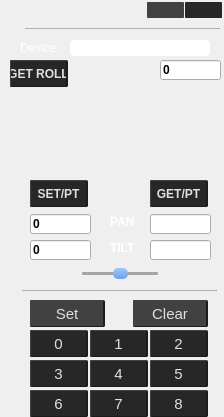
<?xml version="1.0" encoding="UTF-8"?>
<ui version="4.0">
 <class>WinRight</class>
 <widget class="QWidget" name="WinRight">
  <property name="geometry">
   <rect>
    <x>0</x>
    <y>0</y>
    <width>224</width>
    <height>417</height>
   </rect>
  </property>
  <property name="font">
   <font>
    <family>Arial</family>
    <weight>75</weight>
    <bold>true</bold>
   </font>
  </property>
  <property name="windowTitle">
   <string>Form</string>
  </property>
  <property name="styleSheet">
   <string notr="true">QWidget#WinRight{
	border-image: url(:/image/background/mainwin.png);
}
QPushButton:enabled{
	color: rgb(116, 114, 114);
	background-color: rgb(39, 39, 39);
	border:1px solid #424242;
	border-radius:1px;
	border-bottom:1px solid rgb(27, 27, 27);
	border-right:2px solid #1c1c1c;
}
QPushButton:!enabled{
	background-color: rgb(88, 88, 88);
}

QPushButton:checked{
color: rgb(226, 222, 222);
background-color: rgb(65, 65, 65);
}
QPushButton::hover{
	background-color: rgb(54, 54, 54);
}




QLine{
	background-color: rgb(154, 154, 154);
}

/*-------------------------滑动条部分--------------------*/
QSlider::groove:horizontal{
	border: 1px;
	height: 3px; 
	position: absolute;
	border-radius :1px;
	margin: 1px 0;
	left: 2px; right: 2px;
	background-color: rgb(164, 164, 164);
}
/*滑动手柄部分*/
QSlider::handle:horizontal:enabled{
	background: qlineargradient(x1:0, y1:0, x2:0, y2:1, stop:0 #a4c4f8, stop:1 #68a3ed);
    border: 1px;
    width: 15px;
    height: 10px;
    margin: -4px -1;
    border-radius: 5px;
}

QSlider::handle:horizontal:!enabled{
background: qlineargradient(x1:0, y1:0, x2:0, y2:1, stop:0 #cccccc, stop:1 #bfbfbf);
    border: 1px;
    width: 15px;
    height: 10px;
    margin: -4px -1;
    border-radius: 5px;
}

</string>
  </property>
  <widget class="QPushButton" name="BT_Close">
   <property name="geometry">
    <rect>
     <x>185</x>
     <y>2</y>
     <width>37</width>
     <height>16</height>
    </rect>
   </property>
   <property name="font">
    <font>
     <family>Arial</family>
     <pointsize>10</pointsize>
     <weight>50</weight>
     <bold>false</bold>
    </font>
   </property>
   <property name="styleSheet">
    <string notr="true">border-image: url(:/image/icon/close.png);
border:0px;</string>
   </property>
   <property name="text">
    <string/>
   </property>
  </widget>
  <widget class="QPushButton" name="BT_Top">
   <property name="geometry">
    <rect>
     <x>147</x>
     <y>2</y>
     <width>37</width>
     <height>16</height>
    </rect>
   </property>
   <property name="font">
    <font>
     <family>Arial</family>
     <pointsize>10</pointsize>
     <weight>50</weight>
     <bold>false</bold>
    </font>
   </property>
   <property name="styleSheet">
    <string notr="true">QPushButton{
border-image: url(:/image/icon/arrow_up.png);
border:0px;
}
QPushButton:selected{
	background-color: rgb(255, 255, 255);
}

/*
	border:1px solid #424242;
	border-radius:1px;
	
	border-bottom:1px solid rgb(27, 27, 27);
	border-right:2px solid #1c1c1c;
**/</string>
   </property>
   <property name="text">
    <string/>
   </property>
   <property name="checkable">
    <bool>true</bool>
   </property>
   <property name="checked">
    <bool>true</bool>
   </property>
  </widget>
  <widget class="Line" name="line">
   <property name="geometry">
    <rect>
     <x>25</x>
     <y>28</y>
     <width>195</width>
     <height>1</height>
    </rect>
   </property>
   <property name="font">
    <font>
     <family>Arial</family>
     <pointsize>10</pointsize>
     <weight>50</weight>
     <bold>false</bold>
    </font>
   </property>
   <property name="styleSheet">
    <string notr="true">	background-color: rgb(154, 154, 154);
</string>
   </property>
   <property name="orientation">
    <enum>Qt::Horizontal</enum>
   </property>
  </widget>
  <widget class="QLabel" name="label">
   <property name="geometry">
    <rect>
     <x>70</x>
     <y>85</y>
     <width>101</width>
     <height>101</height>
    </rect>
   </property>
   <property name="font">
    <font>
     <family>Arial</family>
     <pointsize>10</pointsize>
     <weight>50</weight>
     <bold>false</bold>
    </font>
   </property>
   <property name="styleSheet">
    <string notr="true">border-image: url(:/image/icon/position.png);</string>
   </property>
   <property name="text">
    <string/>
   </property>
  </widget>
  <widget class="QSlider" name="Slider_Zoom">
   <property name="geometry">
    <rect>
     <x>80</x>
     <y>265</y>
     <width>80</width>
     <height>16</height>
    </rect>
   </property>
   <property name="maximum">
    <number>14</number>
   </property>
   <property name="singleStep">
    <number>0</number>
   </property>
   <property name="pageStep">
    <number>0</number>
   </property>
   <property name="value">
    <number>7</number>
   </property>
   <property name="orientation">
    <enum>Qt::Horizontal</enum>
   </property>
  </widget>
  <widget class="Line" name="line_2">
   <property name="geometry">
    <rect>
     <x>22</x>
     <y>290</y>
     <width>195</width>
     <height>1</height>
    </rect>
   </property>
   <property name="font">
    <font>
     <family>Arial</family>
     <pointsize>10</pointsize>
     <weight>50</weight>
     <bold>false</bold>
    </font>
   </property>
   <property name="styleSheet">
    <string notr="true">	background-color: rgb(154, 154, 154);
</string>
   </property>
   <property name="orientation">
    <enum>Qt::Horizontal</enum>
   </property>
  </widget>
  <widget class="QPushButton" name="BT_0">
   <property name="geometry">
    <rect>
     <x>30</x>
     <y>330</y>
     <width>58</width>
     <height>27</height>
    </rect>
   </property>
   <property name="font">
    <font>
     <family>Arial</family>
     <pointsize>11</pointsize>
     <weight>50</weight>
     <bold>false</bold>
    </font>
   </property>
   <property name="styleSheet">
    <string notr="true">color: rgb(226, 222, 222);</string>
   </property>
   <property name="text">
    <string>0</string>
   </property>
   <property name="checkable">
    <bool>false</bool>
   </property>
  </widget>
  <widget class="QPushButton" name="BT_1">
   <property name="enabled">
    <bool>true</bool>
   </property>
   <property name="geometry">
    <rect>
     <x>90</x>
     <y>330</y>
     <width>58</width>
     <height>27</height>
    </rect>
   </property>
   <property name="font">
    <font>
     <family>Arial</family>
     <pointsize>11</pointsize>
     <weight>50</weight>
     <bold>false</bold>
    </font>
   </property>
   <property name="styleSheet">
    <string notr="true">color: rgb(226, 222, 222);</string>
   </property>
   <property name="text">
    <string>1</string>
   </property>
   <property name="checkable">
    <bool>false</bool>
   </property>
  </widget>
  <widget class="QPushButton" name="BT_2">
   <property name="geometry">
    <rect>
     <x>150</x>
     <y>330</y>
     <width>58</width>
     <height>27</height>
    </rect>
   </property>
   <property name="font">
    <font>
     <family>Arial</family>
     <pointsize>11</pointsize>
     <weight>50</weight>
     <bold>false</bold>
    </font>
   </property>
   <property name="styleSheet">
    <string notr="true">color: rgb(226, 222, 222);</string>
   </property>
   <property name="text">
    <string>2</string>
   </property>
   <property name="checkable">
    <bool>false</bool>
   </property>
  </widget>
  <widget class="QPushButton" name="BT_5">
   <property name="geometry">
    <rect>
     <x>150</x>
     <y>360</y>
     <width>58</width>
     <height>27</height>
    </rect>
   </property>
   <property name="font">
    <font>
     <family>Arial</family>
     <pointsize>11</pointsize>
     <weight>50</weight>
     <bold>false</bold>
    </font>
   </property>
   <property name="styleSheet">
    <string notr="true">color: rgb(226, 222, 222);</string>
   </property>
   <property name="text">
    <string>5</string>
   </property>
   <property name="checkable">
    <bool>false</bool>
   </property>
  </widget>
  <widget class="QPushButton" name="BT_4">
   <property name="geometry">
    <rect>
     <x>90</x>
     <y>360</y>
     <width>58</width>
     <height>27</height>
    </rect>
   </property>
   <property name="font">
    <font>
     <family>Arial</family>
     <pointsize>11</pointsize>
     <weight>50</weight>
     <bold>false</bold>
    </font>
   </property>
   <property name="styleSheet">
    <string notr="true">color: rgb(226, 222, 222);</string>
   </property>
   <property name="text">
    <string>4</string>
   </property>
   <property name="checkable">
    <bool>false</bool>
   </property>
  </widget>
  <widget class="QPushButton" name="BT_7">
   <property name="geometry">
    <rect>
     <x>90</x>
     <y>390</y>
     <width>58</width>
     <height>27</height>
    </rect>
   </property>
   <property name="font">
    <font>
     <family>Arial</family>
     <pointsize>11</pointsize>
     <weight>50</weight>
     <bold>false</bold>
    </font>
   </property>
   <property name="styleSheet">
    <string notr="true">color: rgb(226, 222, 222);</string>
   </property>
   <property name="text">
    <string>7</string>
   </property>
   <property name="checkable">
    <bool>false</bool>
   </property>
  </widget>
  <widget class="QPushButton" name="BT_8">
   <property name="geometry">
    <rect>
     <x>150</x>
     <y>390</y>
     <width>58</width>
     <height>27</height>
    </rect>
   </property>
   <property name="font">
    <font>
     <family>Arial</family>
     <pointsize>11</pointsize>
     <weight>50</weight>
     <bold>false</bold>
    </font>
   </property>
   <property name="styleSheet">
    <string notr="true">color: rgb(226, 222, 222);</string>
   </property>
   <property name="text">
    <string>8</string>
   </property>
   <property name="checkable">
    <bool>false</bool>
   </property>
  </widget>
  <widget class="QPushButton" name="BT_6">
   <property name="geometry">
    <rect>
     <x>30</x>
     <y>390</y>
     <width>58</width>
     <height>27</height>
    </rect>
   </property>
   <property name="font">
    <font>
     <family>Arial</family>
     <pointsize>11</pointsize>
     <weight>50</weight>
     <bold>false</bold>
    </font>
   </property>
   <property name="styleSheet">
    <string notr="true">color: rgb(226, 222, 222);</string>
   </property>
   <property name="text">
    <string>6</string>
   </property>
   <property name="checkable">
    <bool>false</bool>
   </property>
  </widget>
  <widget class="QPushButton" name="BT_3">
   <property name="geometry">
    <rect>
     <x>30</x>
     <y>360</y>
     <width>58</width>
     <height>27</height>
    </rect>
   </property>
   <property name="font">
    <font>
     <family>Arial</family>
     <pointsize>11</pointsize>
     <weight>50</weight>
     <bold>false</bold>
    </font>
   </property>
   <property name="styleSheet">
    <string notr="true">color: rgb(226, 222, 222);</string>
   </property>
   <property name="text">
    <string>3</string>
   </property>
   <property name="checkable">
    <bool>false</bool>
   </property>
  </widget>
  <widget class="QToolButton" name="toolButton">
   <property name="geometry">
    <rect>
     <x>-5</x>
     <y>0</y>
     <width>30</width>
     <height>417</height>
    </rect>
   </property>
   <property name="styleSheet">
    <string notr="true">border:0px;
border-image: url(:/image/icon/line.png);</string>
   </property>
   <property name="text">
    <string/>
   </property>
   <property name="icon">
    <iconset resource="image.qrc">
     <normaloff>:/image/icon/arrow_left.png</normaloff>:/image/icon/arrow_left.png</iconset>
   </property>
   <property name="iconSize">
    <size>
     <width>20</width>
     <height>20</height>
    </size>
   </property>
   <property name="checkable">
    <bool>false</bool>
   </property>
  </widget>
  <widget class="QLabel" name="label_2">
   <property name="geometry">
    <rect>
     <x>50</x>
     <y>265</y>
     <width>16</width>
     <height>16</height>
    </rect>
   </property>
   <property name="styleSheet">
    <string notr="true">image: url(:/image/icon/6.png);</string>
   </property>
   <property name="text">
    <string/>
   </property>
  </widget>
  <widget class="QLabel" name="label_3">
   <property name="geometry">
    <rect>
     <x>70</x>
     <y>270</y>
     <width>6</width>
     <height>7</height>
    </rect>
   </property>
   <property name="styleSheet">
    <string notr="true">image: url(:/image/icon/redue.png);</string>
   </property>
   <property name="text">
    <string/>
   </property>
  </widget>
  <widget class="QLabel" name="label_6">
   <property name="geometry">
    <rect>
     <x>165</x>
     <y>265</y>
     <width>16</width>
     <height>16</height>
    </rect>
   </property>
   <property name="styleSheet">
    <string notr="true">image: url(:/image/icon/6.png);</string>
   </property>
   <property name="text">
    <string/>
   </property>
  </widget>
  <widget class="QLabel" name="label_7">
   <property name="geometry">
    <rect>
     <x>185</x>
     <y>270</y>
     <width>7</width>
     <height>8</height>
    </rect>
   </property>
   <property name="styleSheet">
    <string notr="true">image: url(:/image/icon/add.png);</string>
   </property>
   <property name="text">
    <string/>
   </property>
  </widget>
  <widget class="RockerHandle" name="widget" native="true">
   <property name="geometry">
    <rect>
     <x>70</x>
     <y>85</y>
     <width>100</width>
     <height>100</height>
    </rect>
   </property>
   <property name="styleSheet">
    <string notr="true">border-radius:40px;</string>
   </property>
  </widget>
  <widget class="QToolButton" name="BT_Set">
   <property name="geometry">
    <rect>
     <x>30</x>
     <y>300</y>
     <width>75</width>
     <height>27</height>
    </rect>
   </property>
   <property name="font">
    <font>
     <family>Arial</family>
     <pointsize>11</pointsize>
    </font>
   </property>
   <property name="styleSheet">
    <string notr="true">QToolButton:enabled{
	color: rgb(226, 222, 222);
	background-color: rgb(39, 39, 39);
	border:1px solid #424242;
	border-radius:1px;
	border-bottom:1px solid rgb(27, 27, 27);
	border-right:2px solid #1c1c1c;
}
QToolButton:!enabled{
	color: rgb(226, 222, 222);
	background-color: rgb(88, 88, 88);
	border:1px solid #424242;
	border-radius:1px;
	border-bottom:1px solid rgb(27, 27, 27);
	border-right:2px solid #1c1c1c;
}

QToolButton:checked{
background-color: rgb(110, 110, 110);
}
QToolButton:!checked{
background-color: rgb(65, 65, 65);
}
QToolButton:hover{
	background-color: rgb(110, 110, 110);
}
</string>
   </property>
   <property name="text">
    <string>Set</string>
   </property>
   <property name="checkable">
    <bool>true</bool>
   </property>
  </widget>
  <widget class="QToolButton" name="BT_Clear">
   <property name="geometry">
    <rect>
     <x>133</x>
     <y>300</y>
     <width>75</width>
     <height>27</height>
    </rect>
   </property>
   <property name="font">
    <font>
     <family>Arial</family>
     <pointsize>11</pointsize>
    </font>
   </property>
   <property name="styleSheet">
    <string notr="true">QToolButton:enabled{
	color: rgb(226, 222, 222);
	background-color: rgb(39, 39, 39);
	border:1px solid #424242;
	border-radius:1px;
	border-bottom:1px solid rgb(27, 27, 27);
	border-right:2px solid #1c1c1c;
}
QToolButton:!enabled{
	color: rgb(226, 222, 222);
	background-color: rgb(88, 88, 88);
	border:1px solid #424242;
	border-radius:1px;
	border-bottom:1px solid rgb(27, 27, 27);
	border-right:2px solid #1c1c1c;
}

QToolButton:checked{
background-color: rgb(110, 110, 110);
}
QToolButton:!checked{
background-color: rgb(65, 65, 65);
}
QToolButton:hover{
	background-color: rgb(110, 110, 110);
}
</string>
   </property>
   <property name="text">
    <string>Clear</string>
   </property>
   <property name="checkable">
    <bool>true</bool>
   </property>
  </widget>
  <widget class="QComboBox" name="Box_Camera_USB">
   <property name="geometry">
    <rect>
     <x>70</x>
     <y>40</y>
     <width>140</width>
     <height>16</height>
    </rect>
   </property>
   <property name="font">
    <font>
     <family>Arial</family>
     <pointsize>8</pointsize>
     <weight>50</weight>
     <italic>false</italic>
     <bold>false</bold>
    </font>
   </property>
   <property name="styleSheet">
    <string notr="true">QComboBox{
	border:0px;
	border-radius:4px;
	color: rgb(112, 112, 112);	padding:0 6px;

}

QComboBox::drop-down {
      subcontrol-origin: padding;
      subcontrol-position: top right;
      width: 20px;
      border-left-width: 0px;
      border-left-color: darkgray;
      border-left-style: solid; /* just a single line */
      border-top-right-radius: 4px; /* same radius as the QComboBox */
      border-bottom-right-radius: 4px;
  }
QComboBox::down-arrow {
    
	border-image: url(:/image/icon/arrow.png);
}</string>
   </property>
   <property name="currentText">
    <string/>
   </property>
  </widget>
  <widget class="QLabel" name="label_10">
   <property name="geometry">
    <rect>
     <x>20</x>
     <y>42</y>
     <width>54</width>
     <height>12</height>
    </rect>
   </property>
   <property name="font">
    <font>
     <family>Arial</family>
    </font>
   </property>
   <property name="styleSheet">
    <string notr="true">color: rgb(255, 255, 255);</string>
   </property>
   <property name="text">
    <string>Device</string>
   </property>
  </widget>
  <widget class="QLineEdit" name="set_pan_data">
   <property name="geometry">
    <rect>
     <x>30</x>
     <y>214</y>
     <width>61</width>
     <height>20</height>
    </rect>
   </property>
   <property name="text">
    <string>0</string>
   </property>
  </widget>
  <widget class="QLineEdit" name="set_tilt_data">
   <property name="geometry">
    <rect>
     <x>30</x>
     <y>240</y>
     <width>61</width>
     <height>20</height>
    </rect>
   </property>
   <property name="text">
    <string>0</string>
   </property>
  </widget>
  <widget class="QLineEdit" name="get_pan_data">
   <property name="geometry">
    <rect>
     <x>150</x>
     <y>214</y>
     <width>61</width>
     <height>20</height>
    </rect>
   </property>
   <property name="readOnly">
    <bool>true</bool>
   </property>
  </widget>
  <widget class="QLineEdit" name="get_tilt_data">
   <property name="geometry">
    <rect>
     <x>150</x>
     <y>240</y>
     <width>61</width>
     <height>20</height>
    </rect>
   </property>
   <property name="readOnly">
    <bool>true</bool>
   </property>
  </widget>
  <widget class="QLabel" name="label_4">
   <property name="geometry">
    <rect>
     <x>110</x>
     <y>214</y>
     <width>31</width>
     <height>16</height>
    </rect>
   </property>
   <property name="styleSheet">
    <string notr="true">color: rgb(255, 255, 255);</string>
   </property>
   <property name="text">
    <string>PAN</string>
   </property>
  </widget>
  <widget class="QLabel" name="label_9">
   <property name="geometry">
    <rect>
     <x>110</x>
     <y>240</y>
     <width>31</width>
     <height>16</height>
    </rect>
   </property>
   <property name="styleSheet">
    <string notr="true">color: rgb(255, 255, 255);</string>
   </property>
   <property name="text">
    <string>TILT</string>
   </property>
  </widget>
  <widget class="QPushButton" name="set_pan_tilt">
   <property name="geometry">
    <rect>
     <x>30</x>
     <y>180</y>
     <width>58</width>
     <height>27</height>
    </rect>
   </property>
   <property name="styleSheet">
    <string notr="true">color: rgb(226, 222, 222);</string>
   </property>
   <property name="text">
    <string>SET/PT</string>
   </property>
  </widget>
  <widget class="QPushButton" name="get_pan_tilt">
   <property name="geometry">
    <rect>
     <x>150</x>
     <y>180</y>
     <width>58</width>
     <height>27</height>
    </rect>
   </property>
   <property name="styleSheet">
    <string notr="true">color: rgb(226, 222, 222);</string>
   </property>
   <property name="text">
    <string>GET/PT</string>
   </property>
  </widget>
  <widget class="QLineEdit" name="get_roll_data">
   <property name="geometry">
    <rect>
     <x>160</x>
     <y>60</y>
     <width>61</width>
     <height>20</height>
    </rect>
   </property>
   <property name="text">
    <string>0</string>
   </property>
  </widget>
  <widget class="QPushButton" name="get_roll">
   <property name="geometry">
    <rect>
     <x>10</x>
     <y>60</y>
     <width>58</width>
     <height>27</height>
    </rect>
   </property>
   <property name="styleSheet">
    <string notr="true">color: rgb(226, 222, 222);</string>
   </property>
   <property name="text">
    <string>GET ROLL</string>
   </property>
  </widget>
  <zorder>label</zorder>
  <zorder>BT_Close</zorder>
  <zorder>BT_Top</zorder>
  <zorder>line</zorder>
  <zorder>Slider_Zoom</zorder>
  <zorder>line_2</zorder>
  <zorder>BT_0</zorder>
  <zorder>BT_1</zorder>
  <zorder>BT_2</zorder>
  <zorder>BT_5</zorder>
  <zorder>BT_4</zorder>
  <zorder>BT_7</zorder>
  <zorder>BT_8</zorder>
  <zorder>BT_6</zorder>
  <zorder>BT_3</zorder>
  <zorder>toolButton</zorder>
  <zorder>label_2</zorder>
  <zorder>label_3</zorder>
  <zorder>label_6</zorder>
  <zorder>label_7</zorder>
  <zorder>widget</zorder>
  <zorder>BT_Set</zorder>
  <zorder>BT_Clear</zorder>
  <zorder>Box_Camera_USB</zorder>
  <zorder>label_10</zorder>
  <zorder>set_pan_data</zorder>
  <zorder>set_tilt_data</zorder>
  <zorder>get_pan_data</zorder>
  <zorder>get_tilt_data</zorder>
  <zorder>label_4</zorder>
  <zorder>label_9</zorder>
  <zorder>set_pan_tilt</zorder>
  <zorder>get_pan_tilt</zorder>
  <zorder>get_roll_data</zorder>
  <zorder>get_roll</zorder>
 </widget>
 <customwidgets>
  <customwidget>
   <class>RockerHandle</class>
   <extends>QWidget</extends>
   <header>rockerhandle.h</header>
   <container>1</container>
  </customwidget>
 </customwidgets>
 <resources>
  <include location="image.qrc"/>
 </resources>
 <connections/>
</ui>
